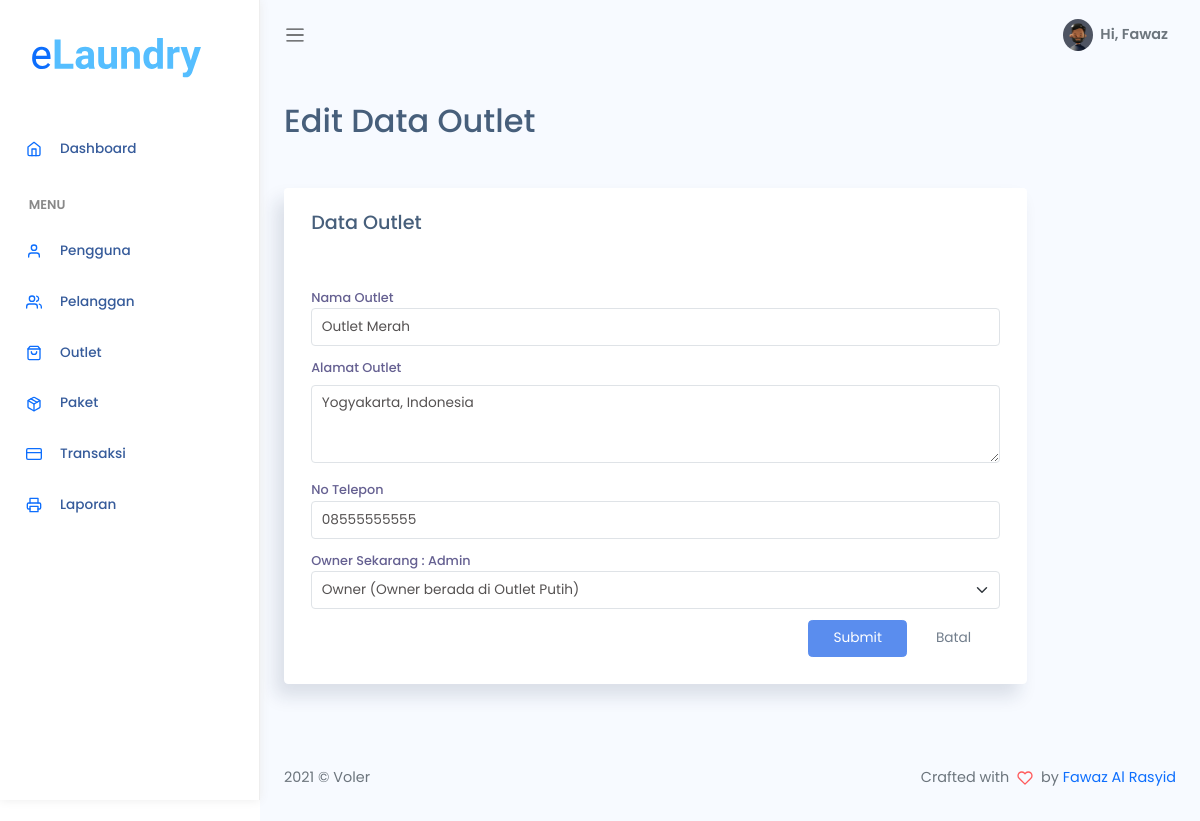
/admin/edit_outlet.php?id=9 (signed in), run on the app's committed database.
### tables this page shows
CREATE TABLE `user` (
  `id_user` int(11) NOT NULL,
  `nama_user` varchar(228) DEFAULT NULL,
  `username` varchar(228) DEFAULT NULL,
  `password` varchar(228) DEFAULT NULL,
  `outlet_id` int(11) DEFAULT NULL,
  `role` enum('admin','kasir','owner') DEFAULT NULL
);

CREATE TABLE `outlet` (
  `id_outlet` int(11) NOT NULL,
  `nama_outlet` varchar(228) DEFAULT NULL,
  `alamat_outlet` text DEFAULT NULL,
  `telp_outlet` varchar(15) DEFAULT NULL
);

### admin/edit_outlet.php (the view, shortened to what this page needs)
<?php
$title = 'Edit Data Outlet';
require 'koneksi.php';
$query = "SELECT outlet.*, user.nama_user, user.id_user FROM outlet LEFT JOIN user ON user.outlet_id = outlet.id_outlet WHERE id_outlet  = " . $_GET['id'];
$data = mysqli_query($conn, $query);
$edit = mysqli_fetch_assoc($data);
$query2 = "SELECT user.*, outlet.nama_outlet FROM outlet RIGHT JOIN user ON user.outlet_id = outlet.id_outlet WHERE user.role = 'owner' ORDER BY user.outlet_id ASC";
$data2 = mysqli_query($conn, $query2);
require 'header.php';
?>
<div class="main-content container-fluid">
    <div class="page-title mb-5">
        <h3><?= $title; ?></h3>
    </div>
    <section class="section">
        <section id="basic-vertical-layouts">
            <div class="col-md-10 col-12">
                <div class="card">
                    <div class="card-header">
                        <h4 class="card-title">Data Outlet</h4>
                    </div>
                    <div class="card-content">
                        <div class="card-body">
                            <form class="form form-vertical" action="" method="POST">
                                <div class="form-body">
                                    <div class="row">
                                        <div class="col-12">
                                            <div class="form-group">
                                                <label for="first-name-vertical">Nama Outlet</label>
                                                <input type="text" id="first-name-vertical" class="form-control"
                                                    name="nama_outlet" value="<?= $edit['nama_outlet']; ?>"
                                                    placeholder="Outlet">
                                            </div>
                                        </div>
                                        <div class="col-12">
                                            <div class="form-group mb-3">
                                                <label for="exampleFormControlTextarea1" class="form-label">Alamat
                                                    Outlet</label>
                                                <textarea class="form-control" id="exampleFormControlTextarea1"
                                                    name="alamat_outlet"
                                                    rows="3"><?= $edit['alamat_outlet']; ?></textarea>
                                            </div>
                                        </div>
                                        <div class="col-12">
                                            <div class="form-group">
                                                <label for="contact-info-vertical">No Telepon</label>
                                                <input type="number" id="contact-info-vertical" class="form-control"
                                                    name="telp_outlet" value="<?= $edit['telp_outlet']; ?>"
                                                    placeholder="No Telp">
                                            </div>
                                        </div>
                                        <div class="col-12">
                                            <div class="form-group">
                                                <?php if ($edit['nama_user'] == null) : ?>
                                                <label>Belum Ada Owner</label>
                                                <fieldset class="form-group">
                                                    <select class="form-select" id="basicSelect" name="id_owner">
                                                        <?php foreach ($data2 as $owner) : ?>
                                                        <option value="<?= $owner['id_user']; ?>">
                                                            <?= $owner['nama_user']; ?>
                                                            <?php if ($owner['outlet_id'] == null) : ?>
                                                            (Belum mempunyai outlet)
                                                            <?php else : ?>
                                                            (Owner di <?= $owner['nama_outlet']; ?>)
                                                            <?php endif ?>
                                                        </option>
                                                        <?php endforeach ?>
                                                    </select>
                                                </fieldset>
                                                <?php else : ?>
                                                <label>Owner Sekarang : <?= $edit['nama_user']; ?></label>
                                                <fieldset class="form-group">
                                                    <select class="form-select" id="basicSelect" name="owner_new_id">
                                                        <?php foreach ($data2 as $owner) :  ?>
                                                        <option value="<?= $owner['id_user']; ?>" selected>
                                                            <?= $owner['nama_user'] ?>
                                                            <?php if ($owner['outlet_id'] == null) : ?>
                                                            (Belum memiliki outlet)
                                                            <?php else : ?>
                                                            (Owner berada di <?= $owner['nama_outlet']; ?>)
                                                            <?php endif ?>
                                                        </option>
                                                        <?php endforeach ?>
                                                    </select>
                                                </fieldset>
                                                <?php endif; ?>
                                            </div>
                                            <div class="col-12 d-flex justify-content-end">
                                                <button type="submit" name="btn-simpan"
                                                    class="btn btn-primary me-1 mb-1">Submit</button>
                                                <button href="javascript:void(0)" onclick="window.history.back();"
                                                    type="reset"
                                                    class="btn btn-light-secondary me-1 mb-1">Batal</button>
                                            </div>
                                        </div>
                                    </div>
                            </form>
                        </div>
                    </div>
                </div>
            </div>
        </section>
    </section>
</div>
<?php require 'footer.php';?>

### assets/css/app.css (style rules this page uses)
* { font-family: 'Poppins', sans-serif; }
#main .main-content { padding: 2rem 1.5rem }
#main .main-content .page-title h3 { font-size: 2rem }
a, button { outline: 0 }
.btn.btn-danger, .btn.btn-dark, .btn.btn-info, .btn.btn-light, .btn.btn-link, .btn.btn-primary, .btn.btn-secondary, .btn.btn-success, .btn.btn-warning { color: #fff }
.form-group { margin-bottom: .7rem }
.form-group label { font-size: .800rem; color: rgba(35, 28, 99, .7); font-weight: 500 }
.card { box-shadow: -8px 12px 18px 0 rgba(25, 42, 70, .13); margin-bottom: 2.2rem }
.card .card-header { border: none }
.card .card-header h4 { font-size: 1.2rem }
.card .card-content { position: relative }
.card .card-title { font-size: 1.2rem }
.card .card-body { padding: 1.4rem 1.7rem }

### data on the page
user: nama_outlet "Outlet Merah", alamat_outlet "Yogyakarta, Indonesia", telp_outlet "08555555555", nama_user "Admin"

### other printed values
$_SESSION['nama_user'] "Fawaz"
$title "Edit Data Outlet"
form field owner_new_id "Owner (Owner berada di Outlet Putih)"
